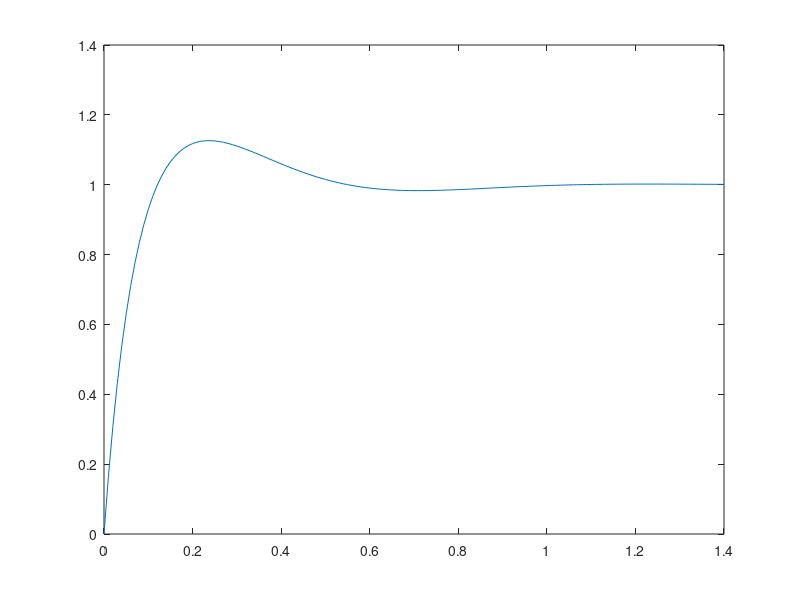

MATLAB code to generate this figure: (Note: this script raises an error after producing the figure.)
pkg load control;

jm = 1.13e-2;
b = 0.028;
la = 1e-1;
ra = 0.45;
kt = 0.067;
ke = kt;

%% Open loop system response
numb = [ kt/(jm*la)];
denb = [1 (ra/la + b/jm) (b*ra+kt*ke)/(jm*la)];
sysb = tf(numb, denb);

%% Close loop system response
C = pid(3, 15, 0.3)
S = C*sysb;

T = feedback(S, 1);
t = [0:0.01:1.4];
y_c = step(T,t);

figure(2);
plot(t, y_c)
hold on;
trace = load("trace.dat");
plot(trace(20:20:end,1), trace(20:20:end,2), '.r');
hold on;
xlabel("Time (s)");
ylabel("Motor speed (V)");
legend("Octave simulation approx. derivative", "LSF controlled speed");

input ("Press enter to exit");